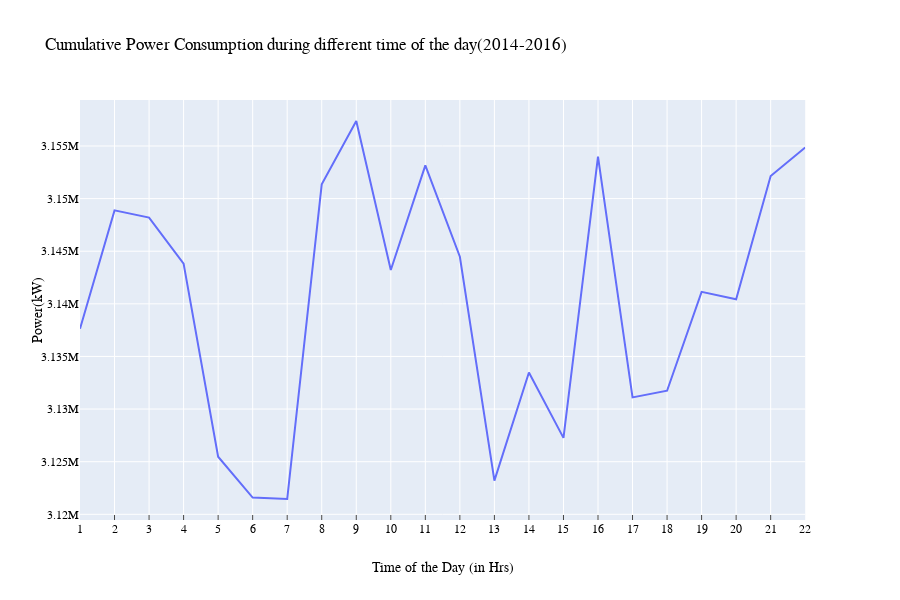

Notebook code cell kept with this figure:
### Code cell
df1 = pd.DataFrame({'Power':power})
df1 = df1.drop(0)
df1 = df1.drop(23)
df1.to_csv("Apt_temp.csv", sep=',',index=True)

df = pd.read_csv("Apt_temp.csv",names=["Time of the Day (in Hrs)", "Power(kW)"])

fig = px.line(df, x='Time of the Day (in Hrs)', y='Power(kW)', title='Cumulative Power Consumption during different time of the day(2014-2016)')
fig.update_xaxes(ticks="inside",dtick=1,title_font=dict(family='Georgia', color='black'),tickfont=dict(family='Georgia', color='black'))
fig.update_yaxes(title_font=dict(family='Georgia', color='black'),tickfont=dict(family='Georgia', color='black'))
fig.update_layout(font=dict(family="Georgia",color="black"))
fig.show()

### Figure 1 — Plotly figure (JSON) as saved in the notebook; plotly's stock layout.template omitted (floating-point values rounded to 4 significant figures)
{"data": [{"hoverlabel": {"namelength": 0}, "hovertemplate": "Time of the Day (in Hrs)=%{x}<br>Power(kW)=%{y}", "legendgroup": "", "line": {"color": "#636efa", "dash": "solid"}, "mode": "lines", "name": "", "showlegend": false, "type": "scatter", "x": [null, 1, 2, 3, 4, 5, 6, 7, 8, 9, 10, 11, 12, 13, 14, 15, 16, 17, 18, 19, 20, 21, 22], "xaxis": "x", "y": ["Power", "3137631.349272726", "3148881.2007189877", "3148192.77779943", "3143823.7026315527", "3125473.5636149854", "3121587.5662058373", "3121454.061297809", "3151355.2286611814", "3157374.870663263", "3143218.329159731", "3153156.0469056345", "3144473.03505283", "3123204.1543647754", "3133480.5494005457", "3127260.182712923", "3153991.6741573913", "3131111.197159359", "3131744.4336263784", "3141142.840405831", "3140427.654907712", "3152139.6278987145", "3154850.9181748377"], "yaxis": "y"}], "layout": {"font": {"color": "black", "family": "Georgia"}, "height": 600, "legend": {"tracegroupgap": 0}, "title": {"text": "Cumulative Power Consumption during different time of the day(2014-2016)"}, "xaxis": {"anchor": "y", "domain": [0, 0.98], "dtick": 1, "tickfont": {"color": "black", "family": "Georgia"}, "ticks": "inside", "title": {"font": {"color": "black", "family": "Georgia"}, "text": "Time of the Day (in Hrs)"}}, "yaxis": {"anchor": "x", "domain": [0, 1], "tickfont": {"color": "black", "family": "Georgia"}, "title": {"font": {"color": "black", "family": "Georgia"}, "text": "Power(kW)"}}}}
